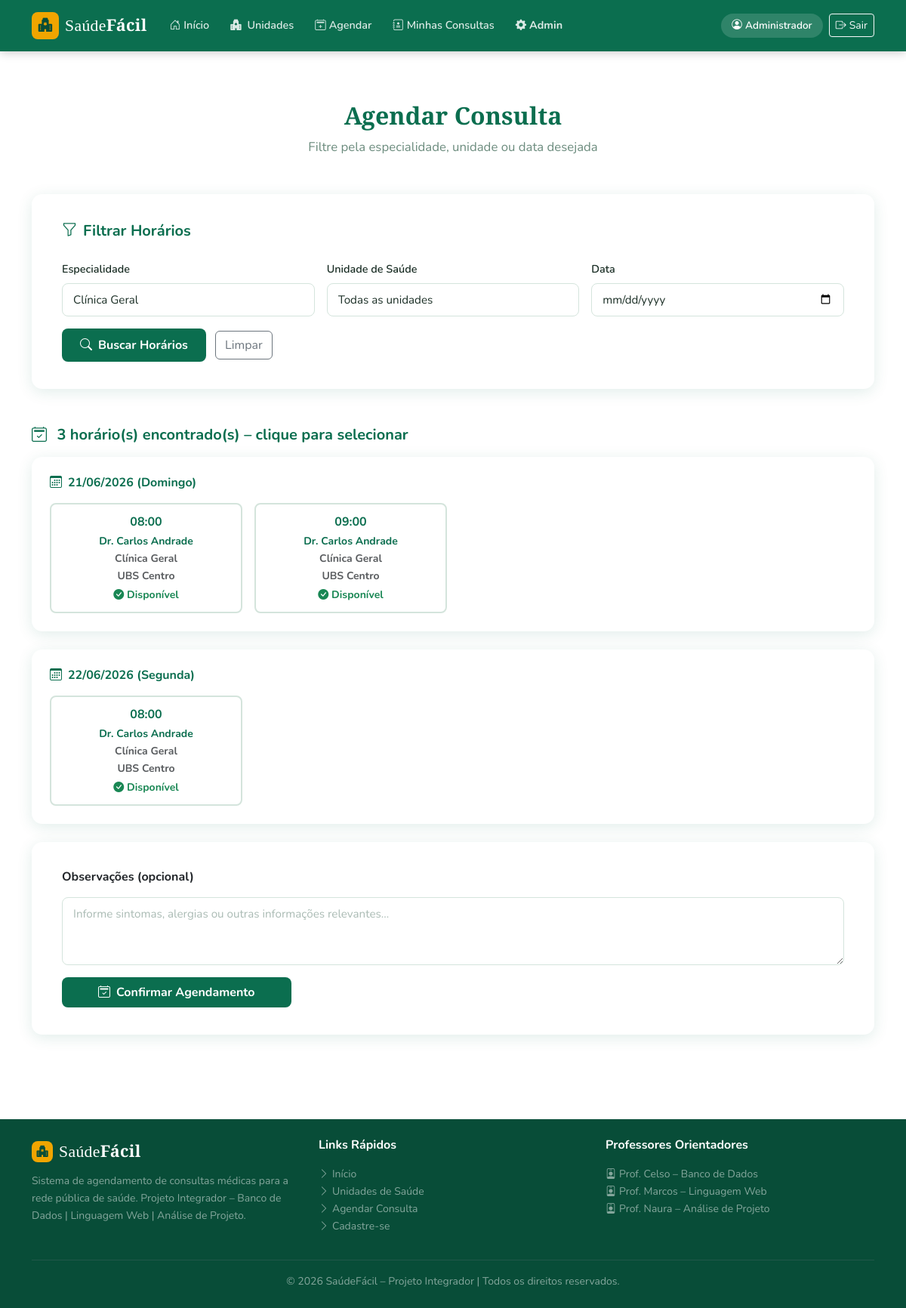
/pages/agendar.php?especialidade=1 (signed in), run on the app's committed database.
### tables this page shows
CREATE TABLE IF NOT EXISTS agenda (
    id          INT AUTO_INCREMENT PRIMARY KEY,
    medico_id   INT NOT NULL,
    data        DATE NOT NULL,
    hora        TIME NOT NULL,
    vagas       INT DEFAULT 1,
    FOREIGN KEY (medico_id) REFERENCES medicos(id)
);

CREATE TABLE IF NOT EXISTS medicos (
    id              INT AUTO_INCREMENT PRIMARY KEY,
    nome            VARCHAR(120) NOT NULL,
    crm             VARCHAR(20) NOT NULL UNIQUE,
    especialidade_id INT NOT NULL,
    unidade_id      INT NOT NULL,
    FOREIGN KEY (especialidade_id) REFERENCES especialidades(id),
    FOREIGN KEY (unidade_id) REFERENCES unidades(id)
);

CREATE TABLE IF NOT EXISTS especialidades (
    id          INT AUTO_INCREMENT PRIMARY KEY,
    nome        VARCHAR(100) NOT NULL,
    icone       VARCHAR(50) DEFAULT 'bi-heart-pulse'
);

CREATE TABLE IF NOT EXISTS unidades (
    id          INT AUTO_INCREMENT PRIMARY KEY,
    nome        VARCHAR(120) NOT NULL,
    endereco    VARCHAR(200),
    bairro      VARCHAR(80),
    cidade      VARCHAR(80) DEFAULT 'Passo Fundo',
    telefone    VARCHAR(20),
    ativo       TINYINT(1) DEFAULT 1
);

### pages/agendar.php (the view, shortened to what this page needs)
<?php
$pdo = conectar();
$especialidades = $pdo->query("SELECT * FROM especialidades ORDER BY nome")->fetchAll();
$filtroEsp   = (int)($_GET['especialidade'] ?? $_POST['especialidade'] ?? 0);
$filtroUnid  = (int)($_GET['unidade']       ?? $_POST['unidade']       ?? 0);
$filtroData  = $_GET['data'] ?? $_POST['data'] ?? '';
$horarios = [];
if ($filtroEsp || $filtroUnid || $filtroData) {
    $sql = "SELECT a.id, a.data, a.hora, a.vagas,
                   m.nome AS medico, e.nome AS especialidade, u.nome AS unidade,
                   (SELECT COUNT(*) FROM consultas c WHERE c.agenda_id=a.id AND c.status='agendada') AS ocupadas
            FROM agenda a
            JOIN medicos m ON m.id = a.medico_id
            JOIN especialidades e ON e.id = m.especialidade_id
            JOIN unidades u ON u.id = m.unidade_id
            WHERE a.data >= CURDATE()";
    $params = [];
    if ($filtroEsp)  { $sql .= " AND e.id = ?"; $params[] = $filtroEsp; }
    $sql .= " ORDER BY a.data, a.hora";
    $stmt = $pdo->prepare($sql);
    $stmt->execute($params);
    $horarios = $stmt->fetchAll();
}
require '../includes/header.php';
?>
<section class="sf-section">
    <div class="container">
        <div class="text-center mb-5">
            <h2 class="sf-section-title fw-bold">Agendar Consulta</h2>
            <p class="sf-section-sub">Filtre pela especialidade, unidade ou data desejada</p>
        </div>
        <form method="GET" action="agendar.php" class="sf-form-card card mb-5">
            <h5 class="fw-bold mb-4 text-sf-primary"><i class="bi bi-funnel me-2"></i>Filtrar Horários</h5>
            <div class="row g-3">
                <div class="col-md-4">
                    <label class="form-label fw-semibold">Especialidade</label>
                    <select name="especialidade" class="form-select">
                        <?php foreach ($especialidades as $e): ?>
                        <option value="<?= $e['id'] ?>" <?= $filtroEsp==$e['id']?'selected':'' ?>>
                            <?= htmlspecialchars($e['nome']) ?>
                        </option>
                        <?php endforeach; ?>
                    </select>
                </div>
                <div class="col-md-4">
                    <label class="form-label fw-semibold">Unidade de Saúde</label>
                    <select name="unidade" class="form-select">
                        <option value="">Todas as unidades</option>
                    </select>
                </div>
                <div class="col-md-4">
                    <label class="form-label fw-semibold">Data</label>
                    <input type="date" name="data" class="form-control"
                           min="<?= date('Y-m-d') ?>"
                           value="<?= htmlspecialchars($filtroData) ?>">
                </div>
            </div>
            <div class="mt-3">
                <button type="submit" class="btn btn-sf-primary px-4">
                    <i class="bi bi-search me-2"></i>Buscar Horários
                </button>
                <a href="agendar.php" class="btn btn-outline-secondary ms-2">Limpar</a>
            </div>
        </form>
        <?php if ($filtroEsp || $filtroUnid || $filtroData): ?>
            <?php if (empty($horarios)): ?>
            <div class="text-center py-5">
                <i class="bi bi-calendar-x text-muted" style="font-size:3rem;"></i>
                <p class="mt-3 text-muted">Nenhum horário disponível para o filtro selecionado.</p>
            </div>
            <?php else: ?>
            <form method="POST" action="agendar.php">
                <h5 class="fw-bold mb-3 text-sf-primary">
                    <i class="bi bi-calendar2-check me-2"></i>
                    <?= count($horarios) ?> horário(s) encontrado(s) – clique para selecionar
                </h5>
                <?php
                $porData = [];
                foreach ($horarios as $h) { $porData[$h['data']][] = $h; }
                foreach ($porData as $data => $slots):
                    $dataFmt = date('d/m/Y (l)', strtotime($data));
                    $diasPt  = ['Sunday'=>'Domingo','Monday'=>'Segunda','Tuesday'=>'Terça',
                                'Wednesday'=>'Quarta','Thursday'=>'Quinta','Friday'=>'Sexta','Saturday'=>'Sábado'];
                    foreach ($diasPt as $en => $pt) $dataFmt = str_replace($en, $pt, $dataFmt);
                ?>
                <div class="sf-card card p-4 mb-4">
                    <h6 class="fw-bold text-sf-primary mb-3">
                        <i class="bi bi-calendar3 me-2"></i><?= $dataFmt ?>
                    </h6>
                    <div class="row g-3">
                        <?php foreach ($slots as $s):
                            $disponivel = $s['vagas'] > $s['ocupadas'];
                        ?>
                        <div class="col-6 col-md-4 col-lg-3">
                            <div class="sf-slot <?= $disponivel ? '' : 'indisponivel' ?>"
                                 <?= $disponivel ? "data-agenda='{$s['id']}'" : '' ?>>
                                <div class="fw-bold"><?= substr($s['hora'],0,5) ?></div>
                                <div class="small"><?= htmlspecialchars($s['medico']) ?></div>
                                <div class="small text-muted"><?= htmlspecialchars($s['especialidade']) ?></div>
                                <div class="small text-muted"><?= htmlspecialchars($s['unidade']) ?></div>
                                <?php if (!$disponivel): ?>
                                <span class="badge bg-secondary mt-1">Lotado</span>
                                <?php else: ?>
                                <span class="small text-success"><i class="bi bi-check-circle-fill"></i> Disponível</span>
                                <?php endif; ?>
                            </div>
                        </div>
                        <?php endforeach; ?>
                    </div>
                </div>
                <?php endforeach; ?>
                <div class="sf-form-card card mt-4">
                    <h6 class="fw-bold mb-3">Observações (opcional)</h6>
                    <textarea name="observacao" class="form-control" rows="3"
                              placeholder="Informe sintomas, alergias ou outras informações relevantes..."></textarea>
                    <div class="mt-3">
                        <button type="submit" class="btn btn-sf-primary px-5 py-2">
                            <i class="bi bi-calendar2-check me-2"></i>Confirmar Agendamento
                        </button>
                    </div>
                </div>
            </form>
            <?php endif; ?>
        <?php endif; ?>
    </div>
</section>
<?php require '../includes/footer.php'; ?>

### css/base.css (style rules this page uses)
:root { --sf-primary: #0b6e4f; --sf-primary-d: #084d38; --sf-primary-l: #0d9e72; --sf-accent: #f0a500; --sf-accent-d: #d99200; --sf-light-bg: #f4faf7; --sf-text: #1a2e25; --sf-muted: #6c8c7e; --sf-white: #ffffff; --sf-border: #d4e4dc; --sf-danger: #c0392b; --sf-info: #2471a3; --sf-shadow-sm: 0 2px 8px rgba(11,110,79,.08); --sf-shadow-md: 0 4px 20px rgba(11,110,79,.12); --sf-shadow-lg: 0 10px 32px rgba(11,110,79,.18); --sf-radius-sm: 8px; --sf-radius: 14px; --sf-radius-lg: 20px; --sf-transition: .25s ease; --sf-font-body: 'Nunito', sans-serif; --sf-font-heading: 'Playfair Display', serif; }
*, *::before, *::after { box-sizing: border-box; }
body { font-family: var(--sf-font-body); color: var(--sf-text); background: var(--sf-white); line-height: 1.65; -webkit-font-smoothing: antialiased; }
h1, h2, h3, h4, h5, h6 { font-family: var(--sf-font-body); font-weight: 700; line-height: 1.3; }
a { color: var(--sf-primary); transition: color var(--sf-transition); }
.text-sf-primary { color: var(--sf-primary) !important; }
.sf-section { padding: 64px 0; }
.sf-section-title { font-family: var(--sf-font-heading); color: var(--sf-primary); }
.sf-section-sub { color: var(--sf-muted); font-size: 1.05rem; }

### css/buttons.css (style rules this page uses)
.btn-sf-primary { background: var(--sf-primary); color: var(--sf-white); border: none; border-radius: var(--sf-radius-sm); font-weight: 700; font-family: var(--sf-font-body); padding: 10px 28px; transition: background var(--sf-transition), box-shadow var(--sf-transition); }
.sf-slot { border: 2px solid var(--sf-border); border-radius: var(--sf-radius-sm); padding: 10px 14px; cursor: pointer; font-weight: 700; transition: background var(--sf-transition), border-color var(--sf-transition), color var(--sf-transition); text-align: center; color: var(--sf-primary); background: var(--sf-white); user-select: none; }

### css/cards.css (style rules this page uses)
.sf-card { border: none; border-radius: var(--sf-radius); box-shadow: var(--sf-shadow-md); background: var(--sf-white); transition: transform var(--sf-transition), box-shadow var(--sf-transition); }

### css/forms.css (style rules this page uses)
.sf-form-card { border: none; border-radius: var(--sf-radius); box-shadow: var(--sf-shadow-md); padding: 36px 40px; background: var(--sf-white); }
.sf-form-card .form-control, .sf-form-card .form-select { border-radius: var(--sf-radius-sm); border: 1.5px solid var(--sf-border); padding: 10px 14px; font-family: var(--sf-font-body); font-size: .95rem; color: var(--sf-text); background: var(--sf-white); transition: border-color var(--sf-transition), box-shadow var(--sf-transition); }
.sf-form-card .form-control::placeholder { color: #aabbb4; }
.sf-form-card .form-label { font-size: .9rem; margin-bottom: 6px; color: var(--sf-text); }
.sf-form-card textarea.form-control { resize: vertical; min-height: 90px; }

### data on the page
agenda: hora "08:00", medico.nome "Dr. Carlos Andrade", especialidades.nome "Clínica Geral", unidades.nome "UBS Centro", vagas "Disponível"
agenda: hora "09:00", medico.nome "Dr. Carlos Andrade", especialidades.nome "Clínica Geral", unidades.nome "UBS Centro", vagas "Disponível"
agenda: hora "08:00", medico.nome "Dr. Carlos Andrade", especialidades.nome "Clínica Geral", unidades.nome "UBS Centro", vagas "Disponível"

### other printed values
$nomeUsuario "Administrador"
count($horarios) "3"
$dataFmt "21/06/2026 (Domingo)"
$dataFmt "22/06/2026 (Segunda)"
form field especialidade "Clínica Geral"
